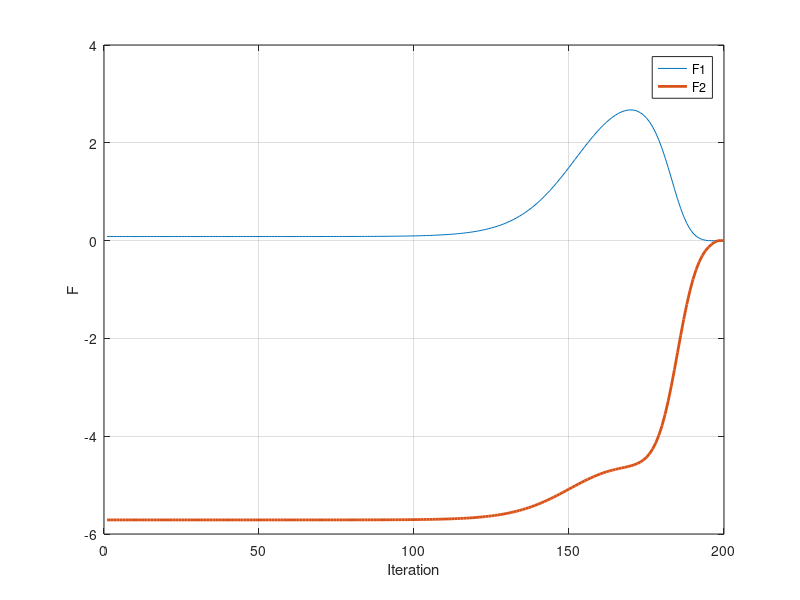
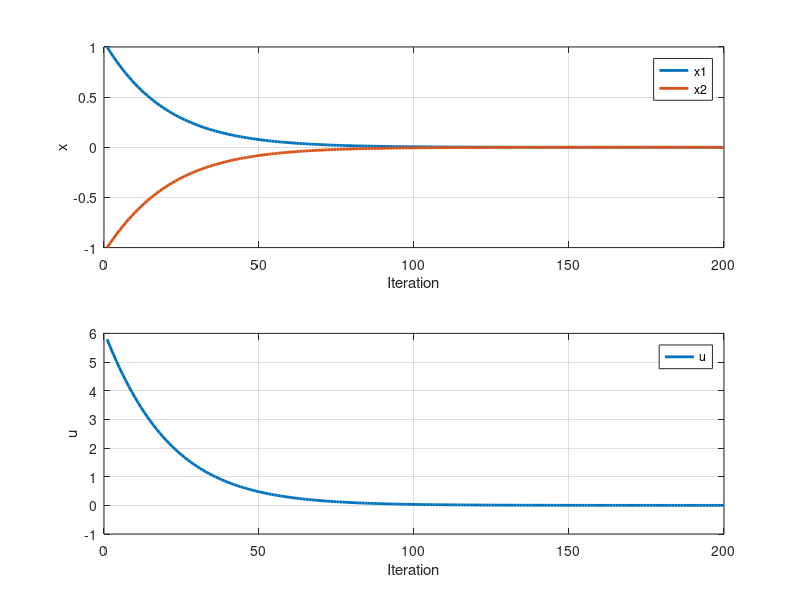

The MATLAB script that drew these images, in order:
%% Implenetation of Finding Optimal Control Signal Using DP for a LQR System
clc;
clear;
close all;

%% Parameters
N = 200; % Number of samples
H = [2, 0; 0, 0];
Q = [2, 0; 0, 1];
R = 2;
A = [0.9974, 0.0539; -0.1078, 1.1591];
B = [0.0013; 0.0539];
F = zeros(1,2,N);
P = zeros(2,2,N);
P(:,:,1) = H;

%% Algorithm 
for k = 2:N-1

    F(:,:,N-k) = -(R + B'*P(:,:,k-1)*B)^(-1)*B'*P(:,:,k-1)*A;    
    P(:,:,k) = (A + B*F(:,:,N-k))'*P(:,:,k-1)*(A + B*F(:,:,N-k)) + F(:,:,N-k)'*R*F(:,:,N-k) + Q;

end

%% Plots
F1 = F(1,1,:);
F1 = F1(:);
F2 = F(1,2,:);
F2 = F2(:);

figure(1);
plot(1:N, F1, 1:N, F2, 'LineWidth', 2);
grid on
xlabel('Iteration');
ylabel('F');
legend('F1', 'F2');

%% Matlab Built-in Function to Do the Same
K = -dlqr(A, B, Q, R, [0;0]);

%% State Variables
x = zeros(2,N);
x(:,1) = [1; -1];
u = zeros(1,N);

for i = 1:N-1

    u(i) = F(:,:,i)*x(:,i);
    x(:,i+1) = A*x(:,i) + B*u(i);

end

%% Plots
F1 = F(1,1,:);
F1 = F1(:);
F2 = F(1,2,:);
F2 = F2(:);

figure(2);

subplot(211);
plot(1:N, x, 'LineWidth', 2);
grid on
xlabel('Iteration');
ylabel('x');
legend('x1', 'x2');

subplot(212);
plot(1:N, u, 'LineWidth', 2);
grid on
xlabel('Iteration');
ylabel('u');
legend('u');

%% Computing Optimal Cost
Jopt = 0.5*x(:,1)'*P(:,:,N-1)*x(:,1);